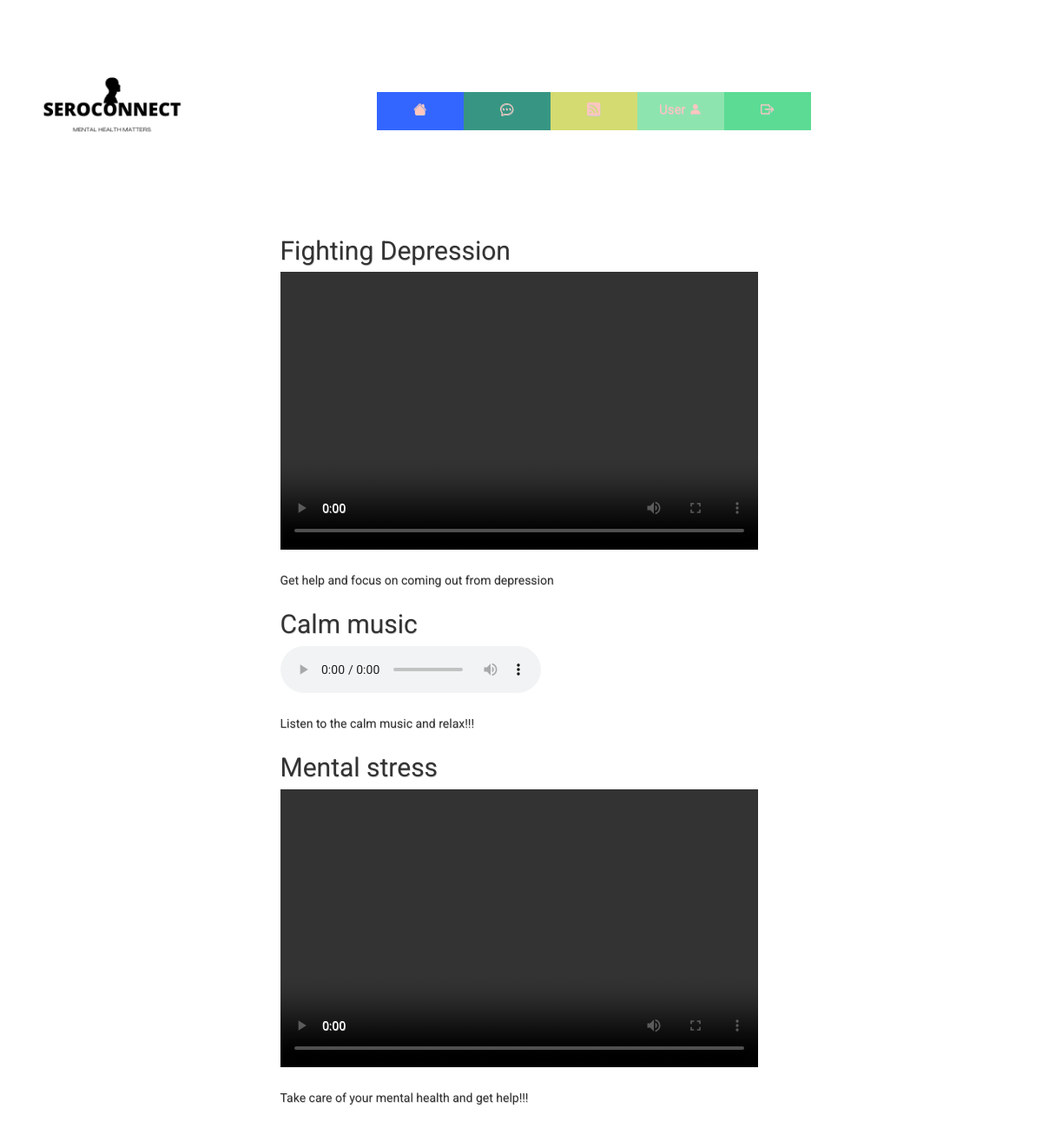
The page /podcast (signed in) on the database its author committed.
### website/database/models.py (models this page shows)
class Video(db.Model):
    id=db.Column(db.Integer,primary_key=True)
    title = db.Column(db.String(100), nullable=False)
    content = db.Column(db.Text)
    video=db.Column(db.String(150))
    date=db.Column(db.DateTime(timezone=True), default=func.now())

### website/views.py (the view)
@views.route('/podcast',methods=['GET','POST'])
@login_required
@check_confirmed
def podcast():
    page=request.args.get('page',1,type=int)
    videos=Video.query.order_by(Video.date.desc()).paginate(page=page,per_page=4)
    if "hx_request"  in request.headers:
        return render_template("viewpodcast.html",user=current_user,videos=videos)
    return render_template('podcast.html',user=current_user,videos=videos)

### website/__init__.py (called while the page is built)
@login_manager.user_loader
def load_user(id):
    return User.query.get(int(id))

### website/templates/podcast.html (shortened to what this page needs)
{% extends "base.html" %} {% block title %}SeroConnect{% endblock %}{% block content%}
    {% include 'viewpodcast.html' %}
{%endblock%}

### website/templates/viewpodcast.html (shortened to what this page needs)
{%for video in videos.items%}
{% if loop.last and videos.has_next %}
<div hx-get="{{url_for('views.podcast', page = videos.next_num)}}" hx-trigger="revealed" hx-swap="afterend">
    {% else %}
    <div>
      {%endif%}
      <section class="podcast offset-md-3">
        <div class="delete">
        <div class="title">
            {{video.title}}
        </div>
        <div class="images">
          {%if video.video[-3:]=='mp4'%}
            <video width="550" height="320" controls>
                <source src="{{url_for('static',filename='videos/'+video.video)}}" >
            </video>
          {%elif video.video[-3:]=='mp3'%}
          <audio controls>
            <source src="{{url_for('static',filename='videos/'+video.video)}}" type="audio/mpeg">
          </audio>
          {%endif%}
        </div>
        <br>
        <div class="content">
            {{video.content}}
        </div>
        <br>
    </div>
    </section>
{%endfor%}

### website/static/css/styles.css (style rules this page uses)
body { background-color: white; font-family: 'Roboto', sans-serif; text-shadow: .5px .5px 0#CCCCCC; padding-bottom:20px; }
div.title { font-family: 'Roboto', sans-serif; font-size: 30px; padding-bottom:3px; }
:root { --red: hsl(0, 78%, 62%); --cyan: hsl(180, 62%, 55%); --orange: hsl(34, 97%, 64%); --blue: hsl(212, 86%, 64%); --varyDarkBlue: hsl(234, 12%, 34%); --grayishBlue: hsl(229, 6%, 66%); --veryLightGray: hsl(0, 0%, 98%); --weight1: 200; --weight2: 400; --weight3: 600; }

### rows shown on the page
Video: title "Fighting Depression", content "Get help and focus on coming out from depression"
Video: title "Calm music", content "Listen to the calm music and relax!!!"
Video: title "Mental stress", content "Take care of your mental health and get help!!!"
